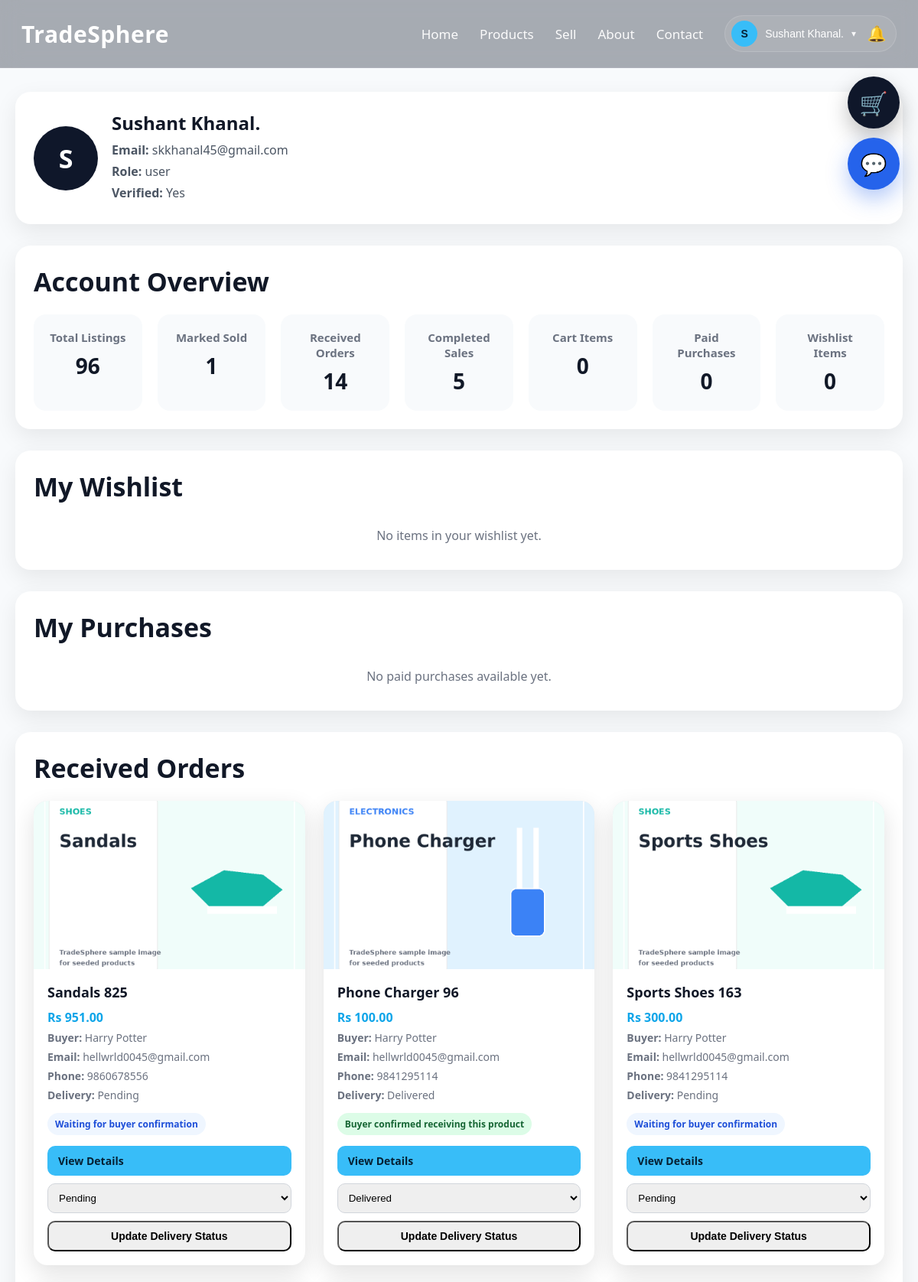
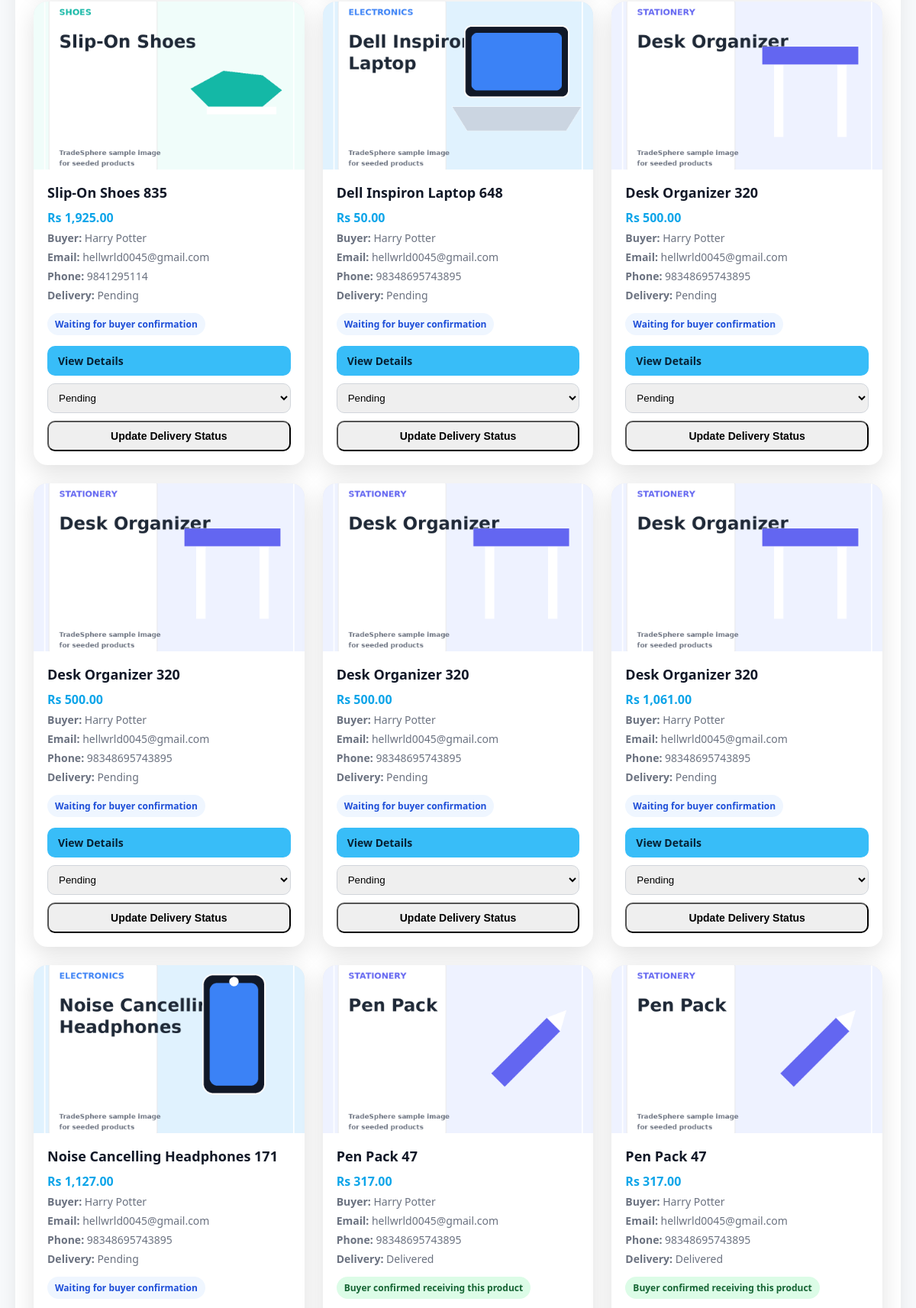
The app's page /profile.php (signed in, upper part) with its own data (2 pictures, top to bottom).
### tables this page shows
CREATE TABLE `users` (
  `id` int(11) NOT NULL,
  `name` varchar(100) DEFAULT NULL,
  `email` varchar(150) DEFAULT NULL,
  `password` varchar(255) DEFAULT NULL,
  `role` enum('user','admin') DEFAULT 'user',
  `is_verified` tinyint(1) DEFAULT 0,
  `email_otp` varchar(255) DEFAULT NULL,
  `otp_expires_at` datetime DEFAULT NULL,
  `reset_token` varchar(255) DEFAULT NULL,
  `reset_expires_at` datetime DEFAULT NULL,
  `created_at` timestamp NOT NULL DEFAULT current_timestamp(),
  `seller_status` enum('none','pending','approved','rejected') DEFAULT 'none',
  `seller_requested_at` datetime DEFAULT NULL,
  `seller_verified_at` datetime DEFAULT NULL,
  `account_status` enum('active','pending_admin','removed') DEFAULT 'active',
  `removal_reason` text DEFAULT NULL,
  `removed_at` datetime DEFAULT NULL,
  `reapply_requested_at` datetime DEFAULT NULL
);

CREATE TABLE `orders` (
  `id` int(11) NOT NULL,
  `user_id` int(11) NOT NULL,
  `product_id` int(11) NOT NULL,
  `seller_user_id` int(11) DEFAULT NULL,
  `buyer_name` varchar(120) NOT NULL,
  `buyer_email` varchar(120) NOT NULL,
  `buyer_phone` varchar(30) NOT NULL,
  `buyer_message` text DEFAULT NULL,
  `amount` decimal(10,2) NOT NULL,
  `quantity` int(11) NOT NULL DEFAULT 1,
  `transaction_uuid` varchar(120) NOT NULL,
  `payment_method` varchar(50) NOT NULL DEFAULT 'eSewa',
  `payment_status` varchar(50) NOT NULL DEFAULT 'pending',
  `order_status` varchar(50) NOT NULL DEFAULT 'placed',
  `seller_delivery_status` varchar(50) NOT NULL DEFAULT 'pending',
  `buyer_received` tinyint(1) NOT NULL DEFAULT 0,
  `delivered_at` datetime DEFAULT NULL,
  `buyer_received_at` datetime DEFAULT NULL,
  `seller_cleared` tinyint(1) NOT NULL DEFAULT 0,
  `esewa_ref_id` varchar(120) DEFAULT NULL,
  `created_at` timestamp NOT NULL DEFAULT current_timestamp(),
  `updated_at` timestamp NOT NULL DEFAULT current_timestamp() ON UPDATE current_timestamp(),
  `buyer_address` text DEFAULT NULL
);

CREATE TABLE `products` (
  `id` int(11) NOT NULL,
  `user_id` int(11) DEFAULT NULL,
  `name` varchar(255) DEFAULT NULL,
  `category_id` int(11) DEFAULT NULL,
  `price` decimal(10,2) DEFAULT NULL,
  `city` varchar(100) DEFAULT NULL,
  `seller_email` varchar(150) DEFAULT NULL,
  `contact_number` varchar(20) DEFAULT NULL,
  `contact_info` varchar(255) DEFAULT NULL,
  `image` varchar(255) DEFAULT NULL,
  `description` text DEFAULT NULL,
  `product_condition` varchar(50) DEFAULT NULL,
  `status` enum('available','sold') DEFAULT 'available',
  `created_at` timestamp NOT NULL DEFAULT current_timestamp(),
  `average_rating` decimal(3,2) NOT NULL DEFAULT 0.00,
  `rating_count` int(11) NOT NULL DEFAULT 0,
  `ai_status` enum('approved','manual_review','rejected','skipped') DEFAULT 'skipped',
  `ai_reason` text DEFAULT NULL
);

### profile.php (the view, shortened to what the rows shown need)
<?php
include "config/db.php";
$userEmail = $conn->real_escape_string($_SESSION['user']);
$userRes = $conn->query("SELECT * FROM users WHERE email='$userEmail' LIMIT 1");
$user = $userRes ? $userRes->fetch_assoc() : null;
$userId = (int)$user['id'];
$highlightOrderId = 0;
$receivedOrders = $conn->query("
    SELECT
        o.*,
        p.name AS product_name,
        p.image AS product_image
    FROM orders o
    INNER JOIN products p ON o.product_id = p.id
    WHERE o.seller_user_id = $userId
    ORDER BY o.created_at DESC
");
?>
<!DOCTYPE html>
<html lang="en">
<head>
    <link rel="stylesheet" href="css/style.css">
</head>
<body>
<?php include "includes/navbar.php"; ?>
<div class="page-wrap">
    <div class="container">
        <div class="profile-section-card">
            <div class="profile-header-box">
                <div class="profile-avatar-lg"><?php echo htmlspecialchars($firstLetter); ?></div>
                <div class="profile-meta">
                    <h2 style="margin:0 0 8px 0;"><?php echo htmlspecialchars($user['name']); ?></h2>
                    <p><strong>Email:</strong> <?php echo htmlspecialchars($user['email']); ?></p>
                    <p><strong>Role:</strong> <?php echo htmlspecialchars($user['role']); ?></p>
                    <p><strong>Verified:</strong> <?php echo ((int)$user['is_verified'] === 1) ? "Yes" : "No"; ?></p>
                </div>
            </div>
        </div>
        <div class="profile-section-card">
            <h2 class="section-title" style="text-align:left; margin-bottom:20px;">Account Overview</h2>
        </div>
        <div class="profile-section-card" id="wishlist">
            <div class="wishlist-heading-row">
                <h2 class="section-title" style="text-align:left; margin-bottom:0;">My Wishlist</h2>
            </div>
        </div>
        <div class="profile-section-card" id="purchases">
            <h2 class="section-title" style="text-align:left; margin-bottom:20px;">My Purchases</h2>
        </div>
        <div class="profile-section-card" id="orders_received">
            <h2 class="section-title" style="text-align:left; margin-bottom:20px;">Received Orders</h2>
            <?php if ($receivedOrders && $receivedOrders->num_rows > 0): ?>
                <div class="products-grid">
                    <?php while ($row = $receivedOrders->fetch_assoc()): ?>
                        <div
                            class="product-card tracked-order-card <?php echo ($highlightOrderId === (int)$row['id']) ? 'active-track' : ''; ?>"
                            id="order-card-<?php echo (int)$row['id']; ?>"
                        >
                            <div class="product-image-wrap">
                                <img src="uploads/<?php echo htmlspecialchars($row['product_image']); ?>" alt="Ordered Product">
                            </div>
                            <div class="product-body">
                                <h3><?php echo htmlspecialchars($row['product_name']); ?></h3>
                                <p class="price">Rs <?php echo number_format((float)$row['amount'], 2); ?></p>
                                <p class="meta"><strong>Buyer:</strong> <?php echo htmlspecialchars($row['buyer_name']); ?></p>
                                <p class="meta"><strong>Email:</strong> <?php echo htmlspecialchars($row['buyer_email']); ?></p>
                                <p class="meta"><strong>Phone:</strong> <?php echo htmlspecialchars($row['buyer_phone']); ?></p>
                                <p class="meta"><strong>Delivery:</strong> <?php echo htmlspecialchars(ucwords(str_replace('_', ' ', $row['seller_delivery_status']))); ?></p>
                                <?php if ((int)$row['buyer_received'] === 1): ?>
                                    <span class="purchase-badge">Buyer confirmed receiving this product</span>
                                <?php else: ?>
                                    <span class="status-note">Waiting for buyer confirmation</span>
                                <?php endif; ?>
                                <div class="product-actions" style="display:flex; flex-direction:column; gap:10px; align-items:stretch;">
                                    <a href="product_details.php?id=<?php echo (int)$row['product_id']; ?>" class="small-btn primary">View Details</a>
                                    <form method="POST" style="margin:0;">
                                        <select name="seller_delivery_status" style="width:100%; padding:10px; border-radius:10px; border:1px solid #d1d5db; margin-bottom:10px;">
                                            <option value="pending" <?php echo ($row['seller_delivery_status'] === 'pending') ? 'selected' : ''; ?>>Pending</option>
                                            <option value="delivered" <?php echo ($row['seller_delivery_status'] === 'delivered') ? 'selected' : ''; ?>>Delivered</option>
                                        </select>
                                        <button type="submit" name="update_delivery_status" class="small-btn dark" style="width:100%;">
                                            Update Delivery Status
                                        </button>
                                    </form>
                                </div>
                            </div>
                        </div>
                    <?php endwhile; ?>
                </div>
            <?php else: ?>
                <p class="inline-empty">No received orders yet.</p>
            <?php endif; ?>
        </div>
    </div>
</div>
</body>
</html>

### includes/navbar.php (shortened to what the rows shown need)
<?php
include_once __DIR__ . "/../config/db.php";
$navUser = null;
if (isset($_SESSION['user'])) {
    $navEmail = $conn->real_escape_string($_SESSION['user']);
    $navRes = $conn->query("
        SELECT id, name, email
        FROM users
        WHERE email='$navEmail'
        LIMIT 1
    ");
    $navUser = $navRes ? $navRes->fetch_assoc() : null;
}
$firstLetter = $navUser ? strtoupper(substr($navUser['name'], 0, 1)) : "U";
?>
<nav class="navbar">
    <div class="navbar-inner">
        <div class="nav-links" id="navLinks">
            <?php if ($navUser): ?>
                <div class="profile-menu">
                    <div class="profile-combo">
                        <button type="button" class="profile-toggle" id="profileToggle">
                            <span class="profile-avatar">
                                <?php echo htmlspecialchars($firstLetter); ?>
                            </span>
                            <span class="profile-name">
                                <?php echo htmlspecialchars($navUser['name']); ?>
                            </span>
                            <span class="profile-caret">▾</span>
                        </button>
                        <button
                            type="button"
                            class="notification-btn"
                            onclick="toggleNotifications()"
                            title="Notifications"
                        >
                            🔔
                        </button>
                    </div>
                </div>
            <?php else: ?>
                <a href="login.php">Login</a>
                <a href="register.php" class="nav-btn">Register</a>
            <?php endif; ?>
        </div>
    </div>
</nav>

### records on screen
users: name "S", name "Sushant Khanal.", email "skkhanal45@gmail.com", role "user"
orders: product.image (picture), product.name "Sandals 825", amount "951.00", buyer_name "Harry Potter", buyer_email "hellwrld0045@gmail.com", buyer_phone "9860678556", seller_delivery_status "Pending", buyer_received "Waiting for buyer confirmation"
orders: product.image (picture), product.name "Phone Charger 96", amount "100.00", buyer_name "Harry Potter", buyer_email "hellwrld0045@gmail.com", buyer_phone "9841295114", seller_delivery_status "Delivered", buyer_received "Buyer confirmed receiving this product"
orders: product.image (picture), product.name "Sports Shoes 163", amount "300.00", buyer_name "Harry Potter", buyer_email "hellwrld0045@gmail.com", buyer_phone "9841295114", seller_delivery_status "Pending", buyer_received "Waiting for buyer confirmation"
orders: product.image (picture), product.name "Slip-On Shoes 835", amount "1,925.00", buyer_name "Harry Potter", buyer_email "hellwrld0045@gmail.com", buyer_phone "9841295114", seller_delivery_status "Pending", buyer_received "Waiting for buyer confirmation"
orders: product.image (picture), product.name "Dell Inspiron Laptop 648", amount "50.00", buyer_name "Harry Potter", buyer_email "hellwrld0045@gmail.com", buyer_phone "98348695743895", seller_delivery_status "Pending", buyer_received "Waiting for buyer confirmation"
orders: product.image (picture), product.name "Desk Organizer 320", amount "500.00", buyer_name "Harry Potter", buyer_email "hellwrld0045@gmail.com", buyer_phone "98348695743895", seller_delivery_status "Pending", buyer_received "Waiting for buyer confirmation"
orders: product.image (picture), product.name "Desk Organizer 320", amount "500.00", buyer_name "Harry Potter", buyer_email "hellwrld0045@gmail.com", buyer_phone "98348695743895", seller_delivery_status "Pending", buyer_received "Waiting for buyer confirmation"
orders: product.image (picture), product.name "Desk Organizer 320", amount "500.00", buyer_name "Harry Potter", buyer_email "hellwrld0045@gmail.com", buyer_phone "98348695743895", seller_delivery_status "Pending", buyer_received "Waiting for buyer confirmation"
orders: product.image (picture), product.name "Desk Organizer 320", amount "1,061.00", buyer_name "Harry Potter", buyer_email "hellwrld0045@gmail.com", buyer_phone "98348695743895", seller_delivery_status "Pending", buyer_received "Waiting for buyer confirmation"
orders: product.image (picture), product.name "Noise Cancelling Headphones 171", amount "1,127.00", buyer_name "Harry Potter", buyer_email "hellwrld0045@gmail.com", buyer_phone "98348695743895", seller_delivery_status "Pending", buyer_received "Waiting for buyer confirmation"
orders: product.image (picture), product.name "Pen Pack 47", amount "317.00", buyer_name "Harry Potter", buyer_email "hellwrld0045@gmail.com", buyer_phone "98348695743895", seller_delivery_status "Delivered", buyer_received "Buyer confirmed receiving this product"
orders: product.image (picture), product.name "Pen Pack 47", amount "317.00", buyer_name "Harry Potter", buyer_email "hellwrld0045@gmail.com", buyer_phone "98348695743895", seller_delivery_status "Delivered", buyer_received "Buyer confirmed receiving this product"

### other values on screen
$totalListings "96"
$soldListings "1"
$receivedOrdersCount "14"
$completedSales "5"
$cartItems "0"
$totalPurchases "0"
$wishlistCount "0"
